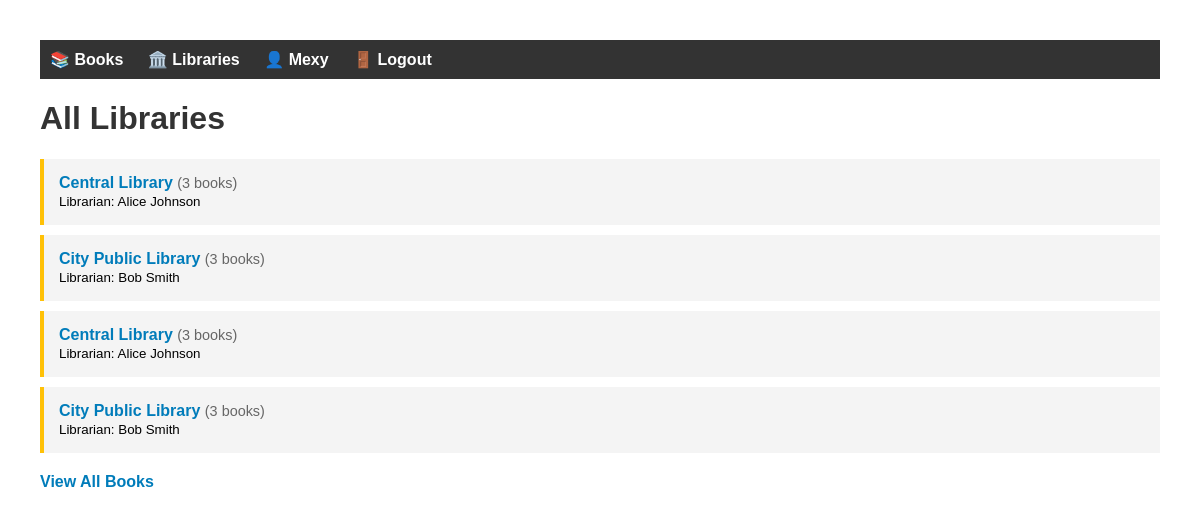
The app's page /relationship/libraries/ (signed in) with its own data.
### relationship_app/models.py (models this page shows, shortened)
class Library(models.Model):
    name = models.CharField(max_length=100)
    books = models.ManyToManyField(Book, related_name='libraries')
    class Meta:
        verbose_name_plural = "Libraries"

class Librarian(models.Model):
    name = models.CharField(max_length=100)
    library = models.OneToOneField(Library, on_delete=models.CASCADE, related_name='librarian')

### relationship_app/views.py (the view)
# urls.py: path('libraries/', views.LibraryListView.as_view(), name='library_list'),
class LibraryListView(ListView):
    model = Library
    template_name = 'relationship_app/library_list.html'
    context_object_name = 'libraries'

### relationship_app/templates/relationship_app/library_list.html (shortened to what this page needs)
<!DOCTYPE html>
<html lang="en">
<head>
</head>
<body>
   <nav style="background: #333; padding: 10px; margin-bottom: 20px;">
    <div style="max-width: 1200px; margin: 0 auto;">
        <a href="{% url 'relationship_app:list_books' %}" style="color: white; text-decoration: none; margin-right: 20px;">📚 Books</a>
        <a href="{% url 'relationship_app:library_list' %}" style="color: white; text-decoration: none; margin-right: 20px;">🏛️ Libraries</a>
        {% if user.is_authenticated %}
            <a href="{% url 'relationship_app:profile' %}" style="color: white; text-decoration: none; margin-right: 20px;">👤 {{ user.username }}</a>
            <a href="{% url 'relationship_app:logout' %}" style="color: white; text-decoration: none; margin-right: 20px;">🚪 Logout</a>
        {% else %}
            <a href="{% url 'relationship_app:login' %}" style="color: white; text-decoration: none; margin-right: 20px;">🔑 Login</a>
            <a href="{% url 'relationship_app:register' %}" style="color: white; text-decoration: none; margin-right: 20px;">📝 Register</a>
        {% endif %}
    </div>
</nav>
    <h1>All Libraries</h1>
    <ul>
        {% for library in libraries %}
        <li>
            <a href="{% url 'relationship_app:library_detail' library.pk %}">
                {{ library.name }}
            </a>
            <span class="book-count">
                ({{ library.books.count }} book{{ library.books.count|pluralize }})
            </span>
            {% if library.librarian %}
            <br><small>Librarian: {{ library.librarian.name }}</small>
            {% endif %}
        </li>
        {% empty %}
        <li>No libraries available.</li>
        {% endfor %}
    </ul>
    <div style="margin-top: 20px;">
        <a href="{% url 'relationship_app:list_books' %}">View All Books</a>
    </div>
</body>
</html>

### relationship_app/templates/relationship_app/library_list.html (style rules this page uses)
body { font-family: Arial, sans-serif; margin: 40px; }
h1 { color: #333; }
ul { list-style-type: none; padding: 0; }
li { background: #f4f4f4; margin: 10px 0; padding: 15px; border-left: 4px solid #ffc107; }
a { color: #007cba; text-decoration: none; font-weight: bold; }
.book-count { color: #666; font-size: 0.9em; }

### records on screen
Library: name "Central Library", books.count "3", librarian.name "Alice Johnson"
Library: name "City Public Library", books.count "3", librarian.name "Bob Smith"
Library: name "Central Library", books.count "3", librarian.name "Alice Johnson"
Library: name "City Public Library", books.count "3", librarian.name "Bob Smith"

### other values on screen
{{ user.username }} "Mexy"
